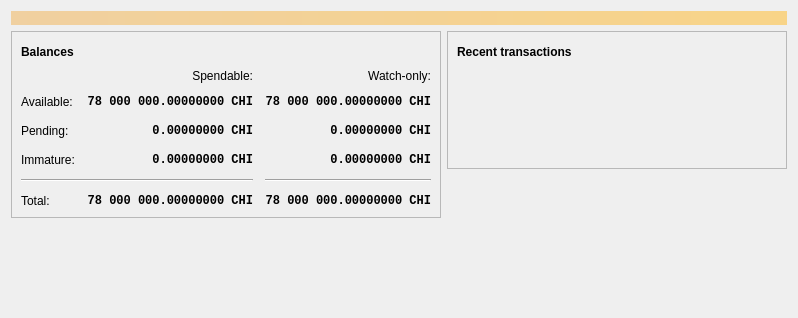
<?xml version="1.0" encoding="UTF-8"?>
<ui version="4.0">
 <class>OverviewPage</class>
 <widget class="QWidget" name="OverviewPage">
  <property name="geometry">
   <rect>
    <x>0</x>
    <y>0</y>
    <width>798</width>
    <height>318</height>
   </rect>
  </property>
  <property name="windowTitle">
   <string>Form</string>
  </property>
  <layout class="QVBoxLayout" name="topLayout">
   <item>
    <widget class="QLabel" name="labelAlerts">
     <property name="visible">
      <bool>false</bool>
     </property>
     <property name="styleSheet">
      <string notr="true">QLabel { background-color: qlineargradient(x1: 0, y1: 0, x2: 1, y2: 0, stop:0 #F0D0A0, stop:1 #F8D488); color:#000000; }</string>
     </property>
     <property name="wordWrap">
      <bool>true</bool>
     </property>
     <property name="margin">
      <number>3</number>
     </property>
     <property name="textInteractionFlags">
      <set>Qt::TextSelectableByMouse</set>
     </property>
    </widget>
   </item>
   <item>
    <layout class="QHBoxLayout" name="horizontalLayout" stretch="1,1">
     <item>
      <layout class="QVBoxLayout" name="verticalLayout_2">
       <item>
        <widget class="QFrame" name="frame">
         <property name="frameShape">
          <enum>QFrame::StyledPanel</enum>
         </property>
         <property name="frameShadow">
          <enum>QFrame::Raised</enum>
         </property>
         <layout class="QVBoxLayout" name="verticalLayout_4">
          <item>
           <layout class="QHBoxLayout" name="horizontalLayout_4">
            <item>
             <widget class="QLabel" name="label_5">
              <property name="font">
               <font>
                <weight>75</weight>
                <bold>true</bold>
               </font>
              </property>
              <property name="text">
               <string>Balances</string>
              </property>
             </widget>
            </item>
            <item>
             <widget class="QPushButton" name="labelWalletStatus">
              <property name="enabled">
               <bool>true</bool>
              </property>
              <property name="maximumSize">
               <size>
                <width>30</width>
                <height>16777215</height>
               </size>
              </property>
              <property name="toolTip">
               <string>The displayed information may be out of date. Your wallet automatically synchronizes with the Xaya network after a connection is established, but this process has not completed yet.</string>
              </property>
              <property name="text">
               <string/>
              </property>
              <property name="icon">
               <iconset resource="../bitcoin.qrc">
                <normaloff>:/icons/warning</normaloff>
                <disabledoff>:/icons/warning</disabledoff>:/icons/warning</iconset>
              </property>
              <property name="iconSize">
               <size>
                <width>24</width>
                <height>24</height>
               </size>
              </property>
              <property name="flat">
               <bool>true</bool>
              </property>
             </widget>
            </item>
            <item>
             <spacer name="horizontalSpacer_3">
              <property name="orientation">
               <enum>Qt::Horizontal</enum>
              </property>
              <property name="sizeHint" stdset="0">
               <size>
                <width>40</width>
                <height>20</height>
               </size>
              </property>
             </spacer>
            </item>
           </layout>
          </item>
          <item>
           <layout class="QGridLayout" name="gridLayout">
            <property name="spacing">
             <number>12</number>
            </property>
            <item row="2" column="2">
             <widget class="QLabel" name="labelWatchPending">
              <property name="font">
               <font>
                <family>Monospace</family>
                <weight>75</weight>
                <bold>true</bold>
               </font>
              </property>
              <property name="cursor">
               <cursorShape>IBeamCursor</cursorShape>
              </property>
              <property name="toolTip">
               <string>Unconfirmed transactions to watch-only addresses</string>
              </property>
              <property name="text">
               <string notr="true">0.00000000 CHI</string>
              </property>
              <property name="alignment">
               <set>Qt::AlignRight|Qt::AlignTrailing|Qt::AlignVCenter</set>
              </property>
              <property name="textInteractionFlags">
               <set>Qt::LinksAccessibleByMouse|Qt::TextSelectableByKeyboard|Qt::TextSelectableByMouse</set>
              </property>
             </widget>
            </item>
            <item row="2" column="1">
             <widget class="QLabel" name="labelUnconfirmed">
              <property name="font">
               <font>
                <family>Monospace</family>
                <weight>75</weight>
                <bold>true</bold>
               </font>
              </property>
              <property name="cursor">
               <cursorShape>IBeamCursor</cursorShape>
              </property>
              <property name="toolTip">
               <string>Total of transactions that have yet to be confirmed, and do not yet count toward the spendable balance</string>
              </property>
              <property name="text">
               <string notr="true">0.00000000 CHI</string>
              </property>
              <property name="alignment">
               <set>Qt::AlignRight|Qt::AlignTrailing|Qt::AlignVCenter</set>
              </property>
              <property name="textInteractionFlags">
               <set>Qt::LinksAccessibleByMouse|Qt::TextSelectableByKeyboard|Qt::TextSelectableByMouse</set>
              </property>
             </widget>
            </item>
            <item row="3" column="2">
             <widget class="QLabel" name="labelWatchImmature">
              <property name="font">
               <font>
                <family>Monospace</family>
                <weight>75</weight>
                <bold>true</bold>
               </font>
              </property>
              <property name="cursor">
               <cursorShape>IBeamCursor</cursorShape>
              </property>
              <property name="toolTip">
               <string>Mined balance in watch-only addresses that has not yet matured</string>
              </property>
              <property name="text">
               <string notr="true">0.00000000 CHI</string>
              </property>
              <property name="alignment">
               <set>Qt::AlignRight|Qt::AlignTrailing|Qt::AlignVCenter</set>
              </property>
              <property name="textInteractionFlags">
               <set>Qt::LinksAccessibleByMouse|Qt::TextSelectableByKeyboard|Qt::TextSelectableByMouse</set>
              </property>
             </widget>
            </item>
            <item row="4" column="0" colspan="2">
             <widget class="Line" name="line">
              <property name="orientation">
               <enum>Qt::Horizontal</enum>
              </property>
             </widget>
            </item>
            <item row="4" column="2">
             <widget class="Line" name="lineWatchBalance">
              <property name="sizePolicy">
               <sizepolicy hsizetype="Preferred" vsizetype="Fixed">
                <horstretch>0</horstretch>
                <verstretch>0</verstretch>
               </sizepolicy>
              </property>
              <property name="minimumSize">
               <size>
                <width>140</width>
                <height>0</height>
               </size>
              </property>
              <property name="orientation">
               <enum>Qt::Horizontal</enum>
              </property>
             </widget>
            </item>
            <item row="5" column="0">
             <widget class="QLabel" name="labelTotalText">
              <property name="text">
               <string>Total:</string>
              </property>
             </widget>
            </item>
            <item row="3" column="1">
             <widget class="QLabel" name="labelImmature">
              <property name="font">
               <font>
                <family>Monospace</family>
                <weight>75</weight>
                <bold>true</bold>
               </font>
              </property>
              <property name="cursor">
               <cursorShape>IBeamCursor</cursorShape>
              </property>
              <property name="toolTip">
               <string>Mined balance that has not yet matured</string>
              </property>
              <property name="text">
               <string notr="true">0.00000000 CHI</string>
              </property>
              <property name="alignment">
               <set>Qt::AlignRight|Qt::AlignTrailing|Qt::AlignVCenter</set>
              </property>
              <property name="textInteractionFlags">
               <set>Qt::LinksAccessibleByMouse|Qt::TextSelectableByKeyboard|Qt::TextSelectableByMouse</set>
              </property>
             </widget>
            </item>
            <item row="2" column="3">
             <spacer name="horizontalSpacer_2">
              <property name="orientation">
               <enum>Qt::Horizontal</enum>
              </property>
              <property name="sizeHint" stdset="0">
               <size>
                <width>40</width>
                <height>20</height>
               </size>
              </property>
             </spacer>
            </item>
            <item row="3" column="0">
             <widget class="QLabel" name="labelImmatureText">
              <property name="text">
               <string>Immature:</string>
              </property>
             </widget>
            </item>
            <item row="5" column="1">
             <widget class="QLabel" name="labelTotal">
              <property name="font">
               <font>
                <family>Monospace</family>
                <weight>75</weight>
                <bold>true</bold>
               </font>
              </property>
              <property name="cursor">
               <cursorShape>IBeamCursor</cursorShape>
              </property>
              <property name="toolTip">
               <string>Your current total balance</string>
              </property>
              <property name="text">
               <string notr="true">78 000 000.00000000 CHI</string>
              </property>
              <property name="alignment">
               <set>Qt::AlignRight|Qt::AlignTrailing|Qt::AlignVCenter</set>
              </property>
              <property name="textInteractionFlags">
               <set>Qt::LinksAccessibleByMouse|Qt::TextSelectableByKeyboard|Qt::TextSelectableByMouse</set>
              </property>
             </widget>
            </item>
            <item row="5" column="2">
             <widget class="QLabel" name="labelWatchTotal">
              <property name="font">
               <font>
                <family>Monospace</family>
                <weight>75</weight>
                <bold>true</bold>
               </font>
              </property>
              <property name="cursor">
               <cursorShape>IBeamCursor</cursorShape>
              </property>
              <property name="toolTip">
               <string>Current total balance in watch-only addresses</string>
              </property>
              <property name="text">
               <string notr="true">78 000 000.00000000 CHI</string>
              </property>
              <property name="alignment">
               <set>Qt::AlignRight|Qt::AlignTrailing|Qt::AlignVCenter</set>
              </property>
              <property name="textInteractionFlags">
               <set>Qt::LinksAccessibleByMouse|Qt::TextSelectableByKeyboard|Qt::TextSelectableByMouse</set>
              </property>
             </widget>
            </item>
            <item row="0" column="2">
             <widget class="QLabel" name="labelWatchonly">
              <property name="text">
               <string>Watch-only:</string>
              </property>
              <property name="alignment">
               <set>Qt::AlignRight|Qt::AlignTrailing|Qt::AlignVCenter</set>
              </property>
             </widget>
            </item>
            <item row="1" column="0">
             <widget class="QLabel" name="labelBalanceText">
              <property name="text">
               <string>Available:</string>
              </property>
             </widget>
            </item>
            <item row="1" column="1">
             <widget class="QLabel" name="labelBalance">
              <property name="font">
               <font>
                <family>Monospace</family>
                <weight>75</weight>
                <bold>true</bold>
               </font>
              </property>
              <property name="cursor">
               <cursorShape>IBeamCursor</cursorShape>
              </property>
              <property name="toolTip">
               <string>Your current spendable balance</string>
              </property>
              <property name="text">
               <string notr="true">78 000 000.00000000 CHI</string>
              </property>
              <property name="alignment">
               <set>Qt::AlignRight|Qt::AlignTrailing|Qt::AlignVCenter</set>
              </property>
              <property name="textInteractionFlags">
               <set>Qt::LinksAccessibleByMouse|Qt::TextSelectableByKeyboard|Qt::TextSelectableByMouse</set>
              </property>
             </widget>
            </item>
            <item row="1" column="2">
             <widget class="QLabel" name="labelWatchAvailable">
              <property name="font">
               <font>
                <family>Monospace</family>
                <weight>75</weight>
                <bold>true</bold>
               </font>
              </property>
              <property name="cursor">
               <cursorShape>IBeamCursor</cursorShape>
              </property>
              <property name="toolTip">
               <string>Your current balance in watch-only addresses</string>
              </property>
              <property name="text">
               <string notr="true">78 000 000.00000000 CHI</string>
              </property>
              <property name="alignment">
               <set>Qt::AlignRight|Qt::AlignTrailing|Qt::AlignVCenter</set>
              </property>
              <property name="textInteractionFlags">
               <set>Qt::LinksAccessibleByMouse|Qt::TextSelectableByKeyboard|Qt::TextSelectableByMouse</set>
              </property>
             </widget>
            </item>
            <item row="2" column="0">
             <widget class="QLabel" name="labelPendingText">
              <property name="text">
               <string>Pending:</string>
              </property>
             </widget>
            </item>
            <item row="0" column="1">
             <widget class="QLabel" name="labelSpendable">
              <property name="text">
               <string>Spendable:</string>
              </property>
              <property name="alignment">
               <set>Qt::AlignRight|Qt::AlignTrailing|Qt::AlignVCenter</set>
              </property>
             </widget>
            </item>
           </layout>
          </item>
         </layout>
        </widget>
       </item>
       <item>
        <spacer name="verticalSpacer">
         <property name="orientation">
          <enum>Qt::Vertical</enum>
         </property>
         <property name="sizeHint" stdset="0">
          <size>
           <width>20</width>
           <height>40</height>
          </size>
         </property>
        </spacer>
       </item>
      </layout>
     </item>
     <item>
      <layout class="QVBoxLayout" name="verticalLayout_3">
       <item>
        <widget class="QFrame" name="frame_2">
         <property name="frameShape">
          <enum>QFrame::StyledPanel</enum>
         </property>
         <property name="frameShadow">
          <enum>QFrame::Raised</enum>
         </property>
         <layout class="QVBoxLayout" name="verticalLayout">
          <item>
           <layout class="QHBoxLayout" name="horizontalLayout_2">
            <item>
             <widget class="QLabel" name="label_4">
              <property name="font">
               <font>
                <weight>75</weight>
                <bold>true</bold>
               </font>
              </property>
              <property name="text">
               <string>Recent transactions</string>
              </property>
             </widget>
            </item>
            <item>
             <widget class="QPushButton" name="labelTransactionsStatus">
              <property name="enabled">
               <bool>true</bool>
              </property>
              <property name="maximumSize">
               <size>
                <width>30</width>
                <height>16777215</height>
               </size>
              </property>
              <property name="toolTip">
               <string>The displayed information may be out of date. Your wallet automatically synchronizes with the Xaya network after a connection is established, but this process has not completed yet.</string>
              </property>
              <property name="text">
               <string/>
              </property>
              <property name="icon">
               <iconset resource="../bitcoin.qrc">
                <normaloff>:/icons/warning</normaloff>
                <disabledoff>:/icons/warning</disabledoff>:/icons/warning</iconset>
              </property>
              <property name="iconSize">
               <size>
                <width>24</width>
                <height>24</height>
               </size>
              </property>
              <property name="flat">
               <bool>true</bool>
              </property>
             </widget>
            </item>
            <item>
             <spacer name="horizontalSpacer">
              <property name="orientation">
               <enum>Qt::Horizontal</enum>
              </property>
              <property name="sizeHint" stdset="0">
               <size>
                <width>40</width>
                <height>20</height>
               </size>
              </property>
             </spacer>
            </item>
           </layout>
          </item>
          <item>
           <widget class="TransactionOverviewWidget" name="listTransactions">
            <property name="styleSheet">
             <string notr="true">QListView { background: transparent; }</string>
            </property>
            <property name="frameShape">
             <enum>QFrame::NoFrame</enum>
            </property>
            <property name="verticalScrollBarPolicy">
             <enum>Qt::ScrollBarAlwaysOff</enum>
            </property>
            <property name="horizontalScrollBarPolicy">
             <enum>Qt::ScrollBarAlwaysOff</enum>
            </property>
            <property name="sizeAdjustPolicy">
             <enum>QAbstractScrollArea::AdjustToContents</enum>
            </property>
            <property name="selectionMode">
             <enum>QAbstractItemView::NoSelection</enum>
            </property>
            <property name="uniformItemSizes">
             <bool>true</bool>
            </property>
           </widget>
          </item>
         </layout>
        </widget>
       </item>
       <item>
        <spacer name="verticalSpacer_2">
         <property name="orientation">
          <enum>Qt::Vertical</enum>
         </property>
         <property name="sizeHint" stdset="0">
          <size>
           <width>20</width>
           <height>40</height>
          </size>
         </property>
        </spacer>
       </item>
      </layout>
     </item>
    </layout>
   </item>
  </layout>
 </widget>
 <customwidgets>
  <customwidget>
   <class>TransactionOverviewWidget</class>
   <extends>QListView</extends>
   <header>qt/transactionoverviewwidget.h</header>
  </customwidget>
 </customwidgets>
 <resources/>
 <connections/>
</ui>
